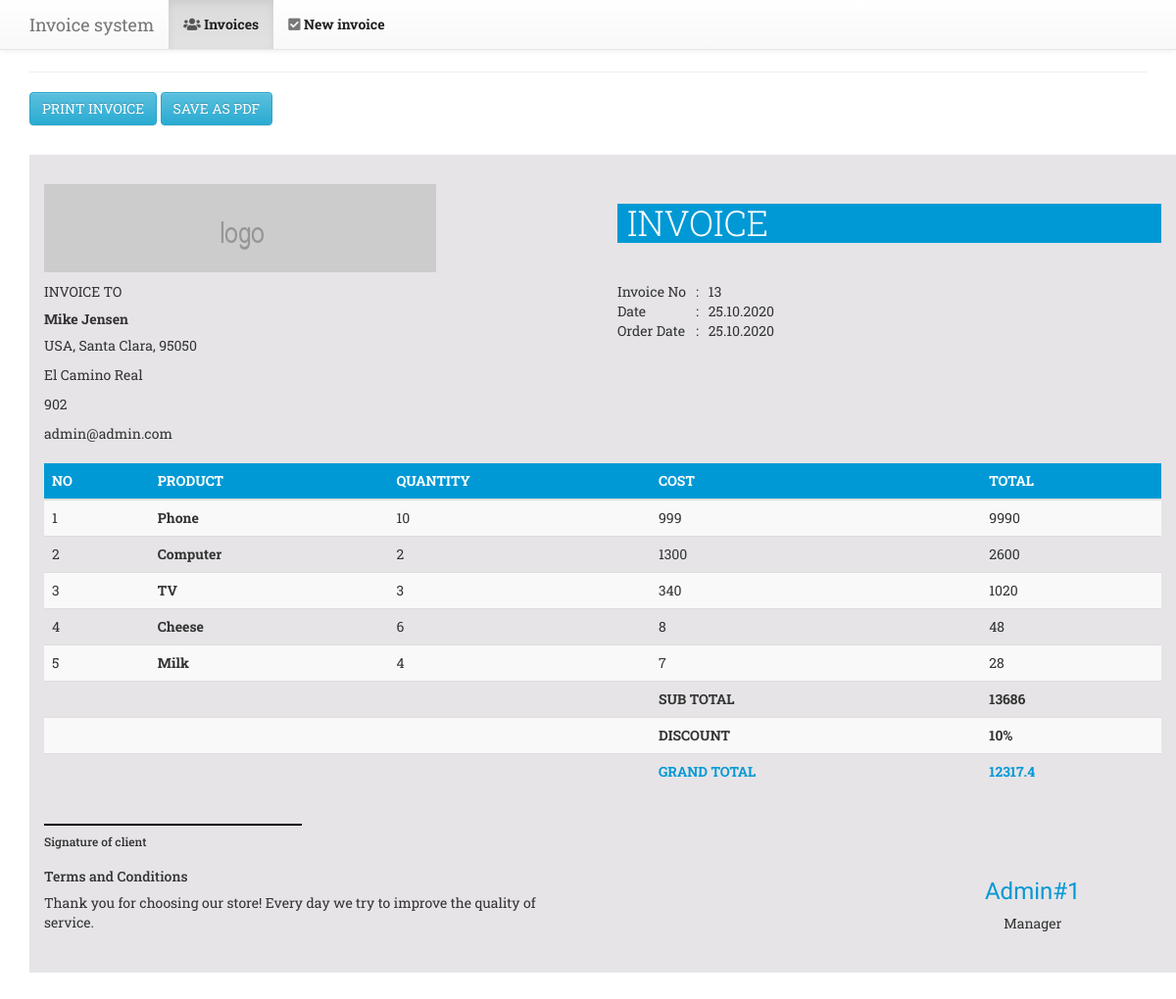
The page /all/html/view-contact.php?i=13 on the database its author committed.
### tables this page shows
CREATE TABLE IF NOT EXISTS `invoice` (
  `id` int(20) NOT NULL AUTO_INCREMENT,
  `name` longtext,
  `country` longtext,
  `state` longtext,
  `city` longtext,
  `zip` longtext,
  `email` longtext,
  `phone` longtext,
  `address1` longtext,
  `address2` longtext,
  `product1` longtext,
  `quantity1` longtext,
  `cost1` longtext,
  `total1` longtext,
  `product2` longtext,
  `quantity2` longtext,
  `cost2` longtext,
  `total2` longtext,
  `product3` longtext,
  `quantity3` longtext,
  `cost3` longtext,
  `total3` longtext,
  `product4` longtext,
  `quantity4` longtext,
  `cost4` longtext,
  `total4` longtext,
  `product5` longtext,
  `quantity5` longtext,
  `cost5` longtext,
  `total5` longtext,
  `subtotal` longtext,
  `alltotal` longtext,
  `discount` int(50) DEFAULT NULL,
  `date` date DEFAULT NULL,
  `signature` longtext,
  PRIMARY KEY (`id`)
);

### all/includes/settings.config.inc.php (called while the page is built, shortened)
<?php
	spl_autoload_register(function($class_name) {
		$class_name = strtolower($class_name);
	});
?>

### all/includes/class.db.inc.php (called while the page is built, shortened)
<?php
	class DB {
		protected static $instance = null;
		public static function get_instance() {
			if(empty(self::$instance)) {
				try {
					self::$instance = new PDO(DB_TYPE.":host=".DB_SERVER.";dbname=".DB_NAME, DB_USER, DB_PASS);
				} catch(PDOException $error) {
					echo $error->getMessage();
				}
			}
			return self::$instance;
		}
	};

### all/includes/class.contact.inc.php (called while the page is built, shortened)
<?php
	class Contact {
		private $db;
		public function __construct($id = null) {
			$this->db = DB::get_instance();
			if($id) {
				$this->find_id($id);
			} else {
				$this->find_all();
			}
		}
		public function find_id($id = null) {
			if($id) {
				$sql = '
					SELECT * FROM invoice
					WHERE id = :contact_id
				';
				$stmt = $this->db->prepare($sql);
				$stmt->bindParam(':contact_id', $id);
				$stmt->execute();
				$result = $stmt->fetch();
				if($result) {
					$this->contact_id = htmlentities($this->contact_id($result['id']));
					$this->name = htmlentities($this->name($result['name']));
					$this->country = htmlentities($this->country($result['country']));
					$this->city = htmlentities($this->city($result['city']));
					$this->zip = htmlentities($this->zip($result['zip']));
					$this->email = htmlentities($this->email($result['email']));
					$this->address1 = htmlentities($this->address1($result['address1']));
					$this->address2 = htmlentities($this->address2($result['address2']));
					$this->product1 = htmlentities($this->product1($result['product1']));
					$this->product2 = htmlentities($this->product2($result['product2']));
					$this->product3 = htmlentities($this->product3($result['product3']));
					$this->product4 = htmlentities($this->product4($result['product4']));
					$this->product5 = htmlentities($this->product5($result['product5']));
					$this->quantity1 = htmlentities($this->quantity1($result['quantity1']));
					$this->quantity2 = htmlentities($this->quantity2($result['quantity2']));
					$this->quantity3 = htmlentities($this->quantity3($result['quantity3']));
					$this->quantity4 = htmlentities($this->quantity4($result['quantity4']));
					$this->quantity5 = htmlentities($this->quantity5($result['quantity5']));
					$this->cost1 = htmlentities($this->cost1($result['cost1']));
					$this->cost2 = htmlentities($this->cost1($result['cost2']));
					$this->cost3 = htmlentities($this->cost3($result['cost3']));
					$this->cost4 = htmlentities($this->cost4($result['cost4']));
					$this->cost5 = htmlentities($this->cost5($result['cost5']));
					$this->total1 = htmlentities($this->total1($result['total1']));
					$this->total2 = htmlentities($this->total2($result['total2']));
					$this->total3 = htmlentities($this->total3($result['total3']));
					$this->total4 = htmlentities($this->total4($result['total4']));
					$this->total5 = htmlentities($this->total5($result['total5']));
					$this->subtotal = htmlentities($this->subtotal($result['subtotal']));
					$this->alltotal = htmlentities($this->alltotal($result['alltotal']));
					$this->discount = htmlentities($this->discount($result['discount']));
					$this->date = htmlentities($this->cosmetic_mysqldate($result["date"]));
					$this->signature = htmlentities($this->signature($result['signature']));
					return $this->single = $result;
				} else {
					return false;
				}
			} else {
				return false;
			}
		}
		public function name($name){
			if($name != null ) {
				return $name;
			} else {
				return $name;
			}
		}
		public function country($country){
			if($country != null ) {
				return $country;
			} else {
				return $country;
			}
		}
		public function state($state){
			if($state != null ) {
				return $state;
			} else {
				return $state;
			}
		}
		public function city($city){
			if($city != null ) {
				return $city;
			} else {
				return $city;
			}
		}
				public function zip($zip){
			if($zip != null ) {
				return $zip;
			} else {
				return $zip;
			}
		}
				public function email($email){
			if($email != null ) {
				return $email;
			} else {
				return $email;
			}
		}
				public function phone($phone){
			if($phone != null ) {
				return $phone;
			} else {
				return $phone;
			}
		}
				public function address1($address1){
			if($address1 != null ) {
				return $address1;
			} else {
				return $address1;
			}
		}
				public function contact_id($contact_id){
			if($contact_id != null ) {
				return $contact_id;
			} else {
				return $contact_id;
			}
		}
				public function address2($address2){
			if($address2 != null ) {
				return $address2;
			} else {
				return $address2;
			}
		}
		public function product1($product1){
			if($product1 != null ) {
				return $product1;
			} else {
				return $product1;
			}
		}
		public function product2($product2){
			if($product2 != null ) {
				return $product2;
			} else {
				return $product2;
			}
		}
		public function product3($product3){
			if($product3 != null ) {
				return $product3;
			} else {
				return $product3;
			}
		}
		public function product4($product4){
			if($product4 != null ) {
				return $product4;
			} else {
				return $product4;
			}
		}
		public function product5($product5){
			if($product5 != null ) {
				return $product5;
			} else {
				return $product5;
			}
		}
		public function quantity1($quantity1){
			if($quantity1 != null ) {
				return $quantity1;
			} else {
				return $quantity1;
			}
		}
		public function quantity2($quantity2){
			if($quantity2 != null ) {
				return $quantity2;
			} else {
				return $quantity2;
			}
		}
		public function quantity3($quantity3){
			if($quantity3 != null ) {
				return $quantity3;
			} else {
				return $quantity3;
			}
		}
		public function quantity4($quantity4){
			if($quantity4 != null ) {
				return $quantity4;
			} else {
				return $quantity4;
			}
		}
		public function quantity5($quantity5){
			if($quantity5 != null ) {
				return $quantity5;
			} else {
				return $quantity5;
			}
		}
		public function cost1($cost1){
			if($cost1 != null ) {
				return $cost1;
			} else {
				return $cost1;
			}
		}
		public function cost3($cost3){
			if($cost3 != null ) {
				return $cost3;
			} else {
				return $cost3;
			}
		}
		public function cost4($cost4){
			if($cost4 != null ) {
				return $cost4;
			} else {
				return $cost4;
			}
		}
		public function cost5($cost5){
			if($cost5 != null ) {
				return $cost5;
			} else {
				return $cost5;
			}
		}
		public function total1($total1){
			if($total1 != null ) {
				return $total1;
			} else {
				return $total1;
			}
		}
		public function total2($total2){
			if($total2 != null ) {
				return $total2;
			} else {
				return $total2;
			}
		}
		public function total3($total3){
			if($total3 != null ) {
				return $total3;
			} else {
				return $total3;
			}
		}
		public function total4($total4){
			if($total4 != null ) {
				return $total4;
			} else {
				return $total4;
			}
		}
		public function total5($total5){
			if($total5 != null ) {
				return $total5;
			} else {
				return $total5;
			}
		}
		public function subtotal($subtotal){
			if($subtotal != null ) {
				return $subtotal;
			} else {
				return $subtotal;
			}
		}
		public function alltotal($alltotal){
			if($alltotal != null ) {
				return $alltotal;
			} else {
				return $alltotal;
			}
		}
		public function discount($discount){
			if($discount != null ) {
				return $discount;
			} else {
				return $discount;
			}
		}
		public function signature($signature){
			if($signature != null ) {
				return $signature;
			} else {
				return $signature;
			}
		}
		private function cosmetic_mysqldate($mysql_date = null) {
			if($mysql_date) {
				$unix_date = strtotime($mysql_date);
				$cosmetic_date = date('d.m.Y', $unix_date);
				return $cosmetic_date;
			} else {
				return false;
			}
		}
	};

### all/html/view-contact.php (the view, shortened to what this page needs)
<?php
	require_once("../includes/settings.config.inc.php");
	if($_GET["i"]) {
		$contact = new Contact($_GET['i']);
	} else {
		$subpage_name = 'Invalid GET Value - ' . PAGENAME_CONTACTSVIEW;
		$session->message_alert($notification["contact"]["view"]["not_found"], "danger");
		Redirect::to(PAGELINK_INDEX);
	};
	require_once("../includes/layout.head.inc.php");
	require_once("../includes/layout.navigation.inc.php");
?>
      <input type="button" class="btn btn-info" value="PRINT INVOICE" onclick="window.print()"> <button class="btn btn-info" id="downloadPDF">SAVE AS PDF</button>
      <br>
<div class="container inv my-5 py-5" id ="pdf">
        <div class="row">
            <div class="col-md-6">
                            <img src="logo.png">
            </div>
                <div class="col-md-6">
                    <h1 class="font-weight-lighter py-1 px-3">INVOICE</h1>
                </div>
        </div>
            <div class="row my-3">
                <div class="col-lg-6">
                    <p class="mb-0">INVOICE TO</p>
                    <h5 class="mb-0"><b><?php echo $contact->name; ?></b></h5>
                    <p class="mb-0"><?php echo "$contact->country, $contact->city, $contact->zip"  ?></p>
                    <p class="mb-0"><?php echo $contact->address1; ?></p>
                    <p class="mb-0"><?php if ($contact->zip !== ""){echo $contact->address2;} ?></p>
                    <p class="mb-0"><?php echo $contact->email; ?></p>
                </div>
                <div class="col-lg-6">
                    <div class="row">
                        <div class="col-lg-12">
                            <table>
                                <tbody>
                                    <tr>
                                        <td>Invoice No</td>
                                        <td class="px-3">:</td>
                                        <td><?php echo $contact->contact_id; ?></td>
                                    </tr>
                                    <tr>
                                        <td>Date</td>
                                        <td class="px-3">:</td>
                                        <td><?php echo $contact->date; ?></td>
                                    </tr>
                                    <tr>
                                        <td>Order Date</td>
                                        <td class="px-3">:</td>
                                        <td><?php echo $contact->date; ?></td>
                                    </tr>
                                </tbody>
                            </table>
                        </div>
                    </div>
                </div>
            </div>
            <div class="row">
                <div class="col-lg-12">
                    <table class="table table-striped">
                        <thead>
                            <tr>
                                <th scope="col">NO</th>
                                <th scope="col">PRODUCT</th>
                                <th scope="col">QUANTITY</th>
                                <th scope="col">COST</th>
                                <th scope="col">TOTAL</th>
                            </tr>
                        </thead>
                        <tbody>
                            <tr>
                                <td>1</td>
                                <td>
                                    <b><?php echo $contact->product1; ?></b>
                                </td>
                                <td><?php echo $contact->quantity1; ?></td>
                                <td><?php echo $contact->cost1; ?></td>
                                <td><?php echo $contact->total1; ?></td>
                            </tr>
                            <tr>
                                <?php if ($contact->product2 !== ""){echo "
                                <td>2</td>
                                <td>
                                    <b>$contact->product2</b>
                                </td>
                                <td>$contact->quantity2</td>
                                <td>$contact->cost2</td>
                                <td>$contact->total2</td>
                            </tr>" ;} ?>
                            <tr>
                                <?php if ($contact->product3 !== ""){echo "
                                <td>3</td>
                                <td>
                                    <b>$contact->product3</b>
                                </td>
                                <td>$contact->quantity3</td>
                                <td>$contact->cost3</td>
                                <td>$contact->total3</td>
                            </tr>" ;} ?>
                            <tr>
                                <?php if ($contact->product4 !== ""){echo "
                                <td>4</td>
                                <td>
                                    <b>$contact->product4</b>
                                </td>
                                <td>$contact->quantity4</td>
                                <td>$contact->cost4</td>
                                <td>$contact->total4</td>
                            </tr>" ;} ?>
                            <tr>
                            <?php if ($contact->product5 !== ""){echo "
                            <td>5</td>
                                <td>
                                    <b>$contact->product5</b>
                                </td>
                                <td>$contact->quantity5</td>
                                <td>$contact->cost5</td>
                                <td>$contact->total5</td>
                            </tr>" ;} ?>
                            <tr>
                                <td colspan="3"></td>
                                <td><b>SUB TOTAL</b></td>
                                <td><b><?php echo $contact->subtotal; ?></b></td>
                            </tr>
                            <tr>
                                <td colspan="3"></td>
                                <td><b>DISCOUNT</b></td>
                                <td><b><?php if ($contact->discount !== ""){echo $contact->discount;} ?>%</b></td>
                            </tr>
                            <tr style="background: #E6E4E7; color: #0099D5;">
                                <td colspan="3"></td>
                                <td><b>GRAND TOTAL</b></td>
                                <td><b><?php echo $contact->alltotal; ?></b></td>
                            </tr>
                        </tbody>
                    </table>
                </div>
            </div>
            <div class="row">
                <div class="col-lg-3">
                    <h5 class="ml-5 border-bottom"></h5>
                    <h6>Signature of client</h6>
                </div>
                <div class="col-lg-6"></div>
            </div>
            <div class="row mt-5">
                <div class="col-lg-6">
                    <h5 class="ml-5">Terms and Conditions</h5>
                    <p class="ml-5">
                    Thank you for choosing our store! Every day we try to improve the quality of service.
                    </p>
                </div>
                <div class="col-lg-3"></div>
                <div class="col-lg-3 text-center">
                    <h3 class="signature"><?php echo $contact->signature; ?></h3>
                    <p>Manager</p>
                </div>
            </div>
</div>
<?php
	require_once("../includes/layout.footer.inc.php");
?>

### rows shown on the page
invoice: name "Mike Jensen", country "USA", city "Santa Clara", zip "95050", address1 "El Camino Real", address2 "902", email "admin@admin.com", id "13", date "25.10.2020", product1 "Phone", quantity1 "10", cost1 "999", total1 "9990", product2 "Computer", quantity2 "2", cost2 "1300", total2 "2600", product3 "TV", quantity3 "3", cost3 "340", total3 "1020", product4 "Cheese", quantity4 "6", cost4 "8", total4 "48", product5 "Milk", quantity5 "4", cost5 "7", total5 "28", subtotal "13686", discount "10", alltotal "12317.4", signature "Admin#1"

### other values the page prints
PAGENAME_INDEX "Invoices"
